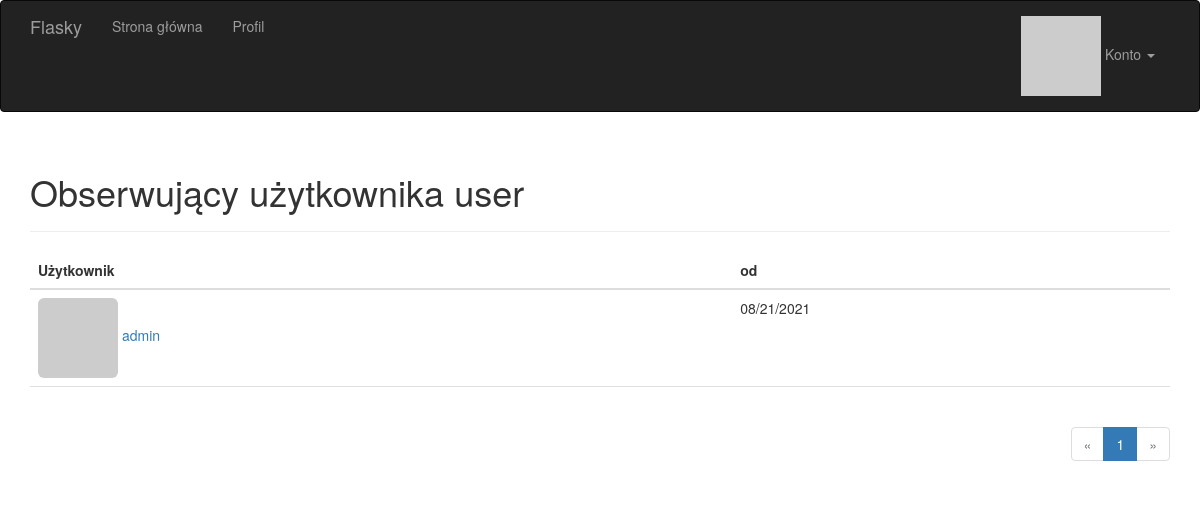
/followers/user (signed in), run on the app's committed database.
### app/models.py (models this page shows, shortened)
class User(UserMixin, db.Model):
    __tablename__ = 'users'
    name = db.Column(db.String(64))
    location = db.Column(db.String(64))
    about_me = db.Column(db.Text())
    member_since = db.Column(db.DateTime(), default=datetime.utcnow)
    last_seen = db.Column(db.DateTime(), default=datetime.utcnow)
    id = db.Column(db.Integer, primary_key=True)
    email = db.Column(db.String(64), unique=True, index=True)
    username = db.Column(db.String(64), unique=True, index=True)
    password_hash = db.Column(db.String(128))
    confirmed = db.Column(db.Boolean, default=False)
    role_id = db.Column(db.Integer, db.ForeignKey('roles.id'))
    avatar_hash = db.Column(db.String(32))
    posts = db.relationship('Post', backref='author', lazy='dynamic')
    comments = db.relationship('Comment', backref='author', lazy='dynamic')
    followed = db.relationship('Follow',
                               foreign_keys=[Follow.follower_id],
                               backref=db.backref('follower', lazy='joined'),
                               lazy='dynamic',
                               cascade='all, delete-orphan')
    followers = db.relationship('Follow',
                                foreign_keys=[Follow.followed_id],
                                backref=db.backref('followed', lazy='joined'),
                                lazy='dynamic',
                                cascade='all, delete-orphan')
    @property
    def password(self):
        raise AttributeError('Nie można odczytać atrybutu password')
    def can(self, perm):
        return self.role is not None and self.role.has_permission(perm)
    def ping(self):
        self.last_seen = datetime.utcnow()
        db.session.add(self)
        db.session.commit()
    def gravatar(self, size=100, default='identicon', rating='g'):
        if request.is_secure:
            url = 'https://secure.gravatar.com/avatar'
        else:
            url = 'http://secure.gravatar.com/avatar'
        hash = self.avatar_hash or self.gravatar_hash()
        return '{url}/{hash}?s={size}&d={default}&r={rating}'.format(url=url, hash=hash, size=size,
                                                                     default=default, rating=rating)
    def gravatar_hash(self):
        return hashlib.md5(self.email.lower().encode('utf-8')).hexdigest()

class Follow(db.Model):
    __tablename__ = 'follows'
    follower_id = db.Column(db.Integer, db.ForeignKey('users.id'), primary_key=True)
    followed_id = db.Column(db.Integer, db.ForeignKey('users.id'), primary_key=True)
    timestamp = db.Column(db.DateTime, default=datetime.utcnow)

### app/main/views.py (the view)
@main.route('/followers/<username>')
def followers(username):
    user = User.query.filter_by(username=username).first()
    if user is None:
        flash('Nieprawidłowy użytkownik')
        return redirect(url_for('.index'))
    page = request.args.get('page', 1, type=int)
    pagination = user.followers.paginate(page, per_page=current_app.config['FOLLOWERS_PER_PAGE'], error_out=False)
    follows = [{'user': item.follower, 'timestamp': item.timestamp} for item in pagination.items]
    return render_template('followers.html', user=user, title="Obserwujący użytkownika", endpoint='.followers',
                           pagination=pagination, follows=follows)

### app/auth/views.py (called while the page is built)
@auth.before_app_request
def before_request():
    if current_user.is_authenticated:
        current_user.ping()
        if not current_user.confirmed \
                and request.endpoint \
                and request.blueprint != 'auth' \
                and request.endpoint != 'static':
            return redirect(url_for('auth.unconfirmed'))

### app/main/__init__.py (called while the page is built)
@main.app_context_processor
def inject_permissions():
    return dict(Permission=Permission)

### app/models.py (called while the page is built)
@login_manager.user_loader
def load_user(user_id):
    return User.query.get(int(user_id))

    def has_permission(self, perm):
        return self.permissions & perm == perm

### app/templates/followers.html (shortened to what this page needs)
{% extends "base.html" %}
{% import "_macros.html" as macros %}
{% block page_content %}
<div class="page-header">
    <h1>{{ title }} {{ user.username }}</h1>
</div>
<table class="table table-hover followers">
    <thead><tr><th>Użytkownik</th><th>od</th></tr></thead>
    {% for follow in follows %}
    {% if follow.user != user %}
    <tr>
        <td>
            <a href="{{ url_for('.user', username = follow.user.username) }}">
                <img class="img-rounded" src="{{ follow.user.gravatar(size=32) }}">
                {{ follow.user.username }}
            </a>
        </td>
        <td>{{ moment(follow.timestamp).format('L') }}</td>
    </tr>
    {% endif %}
    {% endfor %}
</table>
<div class="pagination">
    {{ macros.pagination_widget(pagination, endpoint, username = user.username) }}
</div>
{% endblock %}

### app/static/styles.css (style rules this page uses)
div.pagination { width: 100%; text-align: right; padding: 0px; margin: 0px; }
.table.followers tr { border-bottom: 1px solid #e0e0e0; }

### data on the page
User: username "user"
User: user.username "admin"
Follow: timestamp "08/21/2021"

### other printed values
{{ title }} "Obserwujący użytkownika"
{{ p }} "1"
